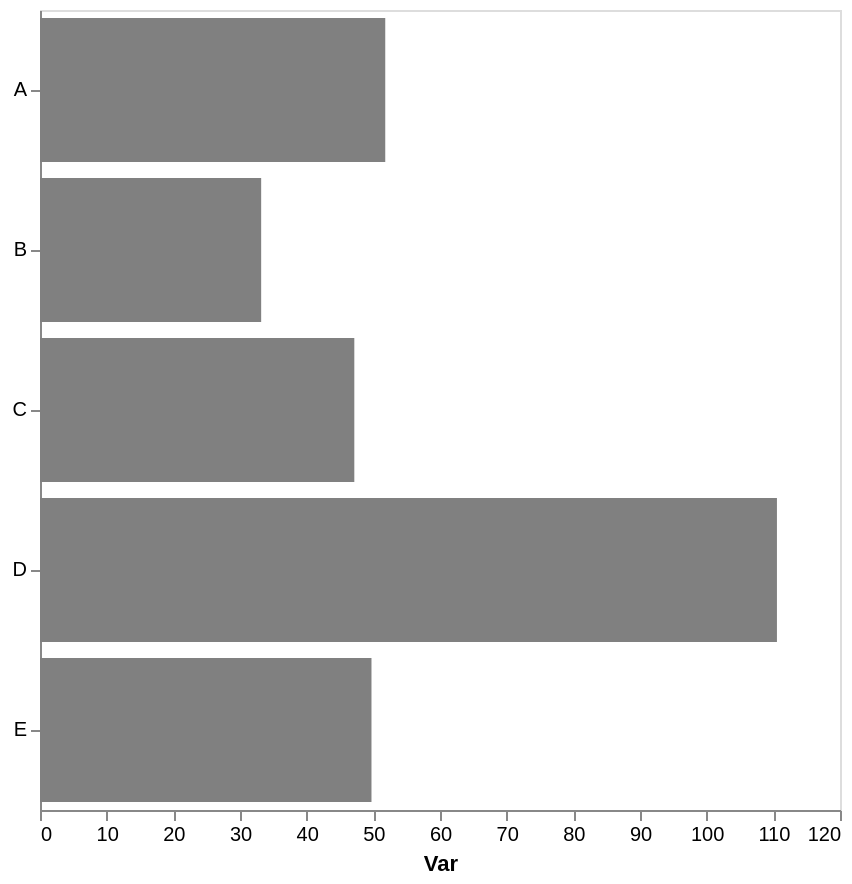

The specification (Vega-Lite) saved for this image:
### Vega-Lite specification from a JSON file in a GitHub repository (floating-point values rounded to 4 significant figures)
{"config": {"view": {"continuousWidth": 300, "continuousHeight": 300}, "axis": {"grid": false}, "bar": {"color": "gray"}}, "data": {"name": "data-08851dda8ecbeb30d1570a897ae9e690"}, "mark": {"type": "bar"}, "encoding": {"x": {"aggregate": "mean", "axis": {"title": "Var"}, "field": "var1", "type": "quantitative"}, "y": {"axis": {"title": null}, "field": "cat", "type": "nominal"}}, "height": 400, "width": 400, "$schema": "https://vega.github.io/schema/vega-lite/v5.17.0.json", "datasets": {"data-08851dda8ecbeb30d1570a897ae9e690": [{"cat": "C", "var1": 48.73, "var2": 56.83}, {"cat": "C", "var1": 45.57, "var2": 45.66}, {"cat": "A", "var1": 38.22, "var2": 53.86}, {"cat": "E", "var1": 55.16, "var2": 41.97}, {"cat": "E", "var1": 38.13, "var2": 64.27}, {"cat": "D", "var1": 113.4, "var2": 55.11}, {"cat": "D", "var1": 107.7, "var2": 63.91}, {"cat": "A", "var1": 65.35, "var2": 57.25}, {"cat": "E", "var1": 41.78, "var2": 37.64}, {"cat": "E", "var1": 61.53, "var2": 48.01}, {"cat": "B", "var1": 33.18, "var2": 46.42}, {"cat": "E", "var1": 52.0, "var2": 34.48}]}}
